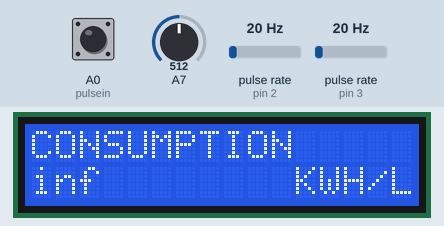
The sketch below on a simulated Arduino Nano, built with avr-gcc and run on an emulated ATmega328P. On the bench: 16×2 character LCD. Wiring (inferred from the names in the program): 2 × pulse sensor: data pin 2 / data pin 3. The test bench sets the inputs (shaded band); at power-on: pulse rate (sensors on pin 2, pin 3) 20 Hz, A7 = 512, A0 (pulsein) LOW. What the sketch prints to the serial monitor is not drawn.

Above: at 1.2 s.
1.3 s: pulse rate (sensor on pin 2) set to 50 Hz
At 2.8 s:
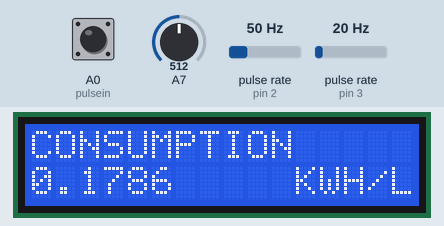
4.3 s: A7 set to 424
7.3 s: A7 set to 395
At 7.9 s:
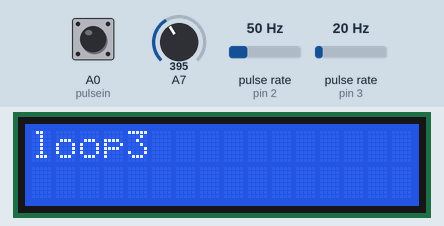
10.3 s: pulse rate (sensor on pin 2) set to 4 Hz
13.3 s: A7 set to 900
At 15.7 s:
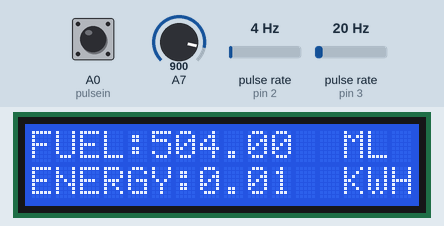
Timing chart, 0 to 15.1 s (numbered marks = the images above; inputs shaded):
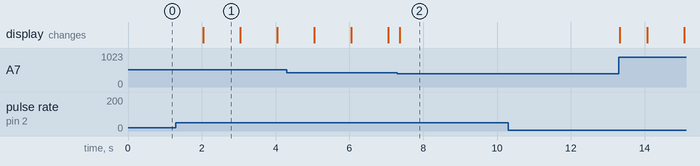

Measured:
- the behaviour switches between 410 and 409 on A7 (found by bisection; images 1 and 2)
- after the input at 1.3 s, the display: changes after 0.74 s (image 1)
- after the input at 7.3 s, the display: changes after 0.06 s (image 2)
- what the display in image 1 shows lasts 1.0 s, from 2.0 s to 3.0 s

The sketch:

EnergyFlowonLCDTrimmer.ino
```cpp
#include <LiquidCrystal.h>


float voltageSense;
float voltageValue;
const int rs = 12, en = 11, d4 = 7, d5 = 6, d6 = 5, d7 = 4;

LiquidCrystal lcd(rs, en, d4, d5, d6, d7);
byte sensorInterrupt1 = 0;  // 0 = digital pin 2
byte sensorInterrupt2 = 1;
float inLitre=0;

byte sensorPin1       = 2;
byte sensorPin2       = 3;
// The hall-effect flow sensor outputs approximately 4.5 pulses per second per
// litre/minute of flow.
float calibrationFactor1 = 5;
float calibrationFactor2 = 4.5;

volatile byte pulseCount1;
volatile byte pulseCount2;

float flowRate1;
unsigned int flowMilliLitres1;
unsigned long totalMilliLitres1;

unsigned long oldTime;

float flowRate2;
unsigned int flowMilliLitres2;
unsigned long totalMilliLitres2;

#define pulsein A0
unsigned int pulse_count=0;
float units=0.01;

 float watt_factor=0.3125;

int loopCounter=1;

void setup()
{
  Serial.begin(9600);
  // Initialize a serial connection for reporting values to the host
 lcd.begin(16, 2);
  pinMode(pulsein, INPUT);
  digitalWrite(pulsein, LOW);

 pinMode(A4, INPUT);

  pinMode(sensorPin1, INPUT);
  digitalWrite(sensorPin1, HIGH);
  pinMode(sensorPin2, INPUT);
  digitalWrite(sensorPin2, HIGH);

  pulseCount1        = 0;
  flowRate1          = 0.0;
  flowMilliLitres1   = 0;
  totalMilliLitres1  = 0;
  oldTime           = 0;

 pulseCount2        = 0;
  flowRate2          = 0.0;
  flowMilliLitres2   = 0;
  totalMilliLitres2  = 0;

  // The Hall-effect sensor is connected to pin 2 which uses interrupt 0.
  // Configured to trigger on a FALLING state change (transition from HIGH
  // state to LOW state)
  attachInterrupt(sensorInterrupt1, pulseCounter1, FALLING);
  attachInterrupt(sensorInterrupt2, pulseCounter2, FALLING);
}

/**
 * Main program loop
 */
void loop()
{
  voltageSense=analogRead(A7);
  voltageValue=voltageSense * (5.0 / 1023.0);
  Serial.print(voltageValue);
  Serial.print("\n");
  if(digitalRead(pulsein))
    {
           pulse_count++;
      delay(0);
      units=(watt_factor*pulse_count/1000);

    }
   if((millis() - oldTime) > 1000)   // Only process counters once per second
  {
    // Disable the interrupt while calculating flow rate and sending the value to
    // the host
    detachInterrupt(sensorInterrupt1);
    detachInterrupt(sensorInterrupt2);

    // Because this loop may not complete in exactly 1 second intervals we calculate
    // the number of milliseconds that have passed since the last execution and use
    // that to scale the output. We also apply the calibrationFactor to scale the output
    // based on the number of pulses per second per units of measure (litres/minute in
    // this case) coming from the sensor.
    flowRate1 = ((1000.0 / (millis() - oldTime)) * pulseCount1) / calibrationFactor1;
    flowRate2 = ((1000.0 / (millis() - oldTime)) * pulseCount2) / calibrationFactor2;

    // Note the time this processing pass was executed. Note that because we've
    // disabled interrupts the millis() function won't actually be incrementing right
    // at this point, but it will still return the value it was set to just before
    // interrupts went away.
    oldTime = millis();

    // Divide the flow rate in litres/minute by 60 to determine how many litres have
    // passed through the sensor in this 1 second interval, then multiply by 1000 to
    // convert to millilitres.
    flowMilliLitres1 = (flowRate1 / 60) * 1000;

    // Add the millilitres passed in this second to the cumulative total
    totalMilliLitres1 += flowMilliLitres1;

    unsigned int frac1;

    flowMilliLitres2 = (flowRate2 / 60) * 1000;

    // Add the millilitres passed in this second to the cumulative total
    totalMilliLitres2 += flowMilliLitres2;

    unsigned int frac2;

    // Print the flow rate for this second in litres / minute
    Serial.print("Flow rate1: ");
    Serial.print(int(flowRate1));  // Print the integer part of the variable
    Serial.print("L/min");
    Serial.print("\t Flow1: ");       // Print tab space
     Serial.print(totalMilliLitres1);
    Serial.println("mL");
    Serial.print("\t");
     Serial.print("Flow rate2: ");
    Serial.print(int(flowRate2));  // Print the integer part of the variable
    Serial.print("L/min");
    Serial.print("\t Flow 2:");       // Print tab space
 Serial.print(totalMilliLitres2);
    Serial.println("mL");
    Serial.print("Consumption: ");
    if((totalMilliLitres1-totalMilliLitres2)<40000000)
    inLitre=((totalMilliLitres1-totalMilliLitres2));
    Serial.print(totalMilliLitres1-totalMilliLitres2);
        Serial.print("\t \n");


    // Reset the pulse counter so we can start incrementing again
    pulseCount1 = 0;
    pulseCount2 = 0;

    // Enable the interrupt again now that we've finished sending output
    attachInterrupt(sensorInterrupt1, pulseCounter1, FALLING);
    attachInterrupt(sensorInterrupt2, pulseCounter2, FALLING);
  }

if((voltageValue<=5.0)&&(voltageValue>3.5))
loopdata1();
else if((voltageValue<=3.5)&&(voltageValue>2.0))
loopdata2();
else if((voltageValue<=2.0)&&(voltageValue>0.0))
loopdata3();
}

/*
Insterrupt Service Routine
 */
void pulseCounter1()
{
  // Increment the pulse counter
  pulseCount1++;

}
void pulseCounter2()
{
  // Increment the pulse counter

  pulseCount2++;
}

void loopdata1(){

lcd.setCursor(0, 0);
   lcd.print("FUEL:");
   lcd.setCursor(5, 0);
   lcd.print(inLitre);
   lcd.setCursor(11, 0);
   lcd.print("  ");
   lcd.setCursor(13, 0);
   lcd.print("ML ");
lcd.setCursor(0, 1);
   lcd.print("ENERGY:");
   lcd.setCursor(7, 1);
   lcd.print(units);
   lcd.setCursor(13, 1);
   lcd.print("KWH");/*


   */
  }


void loopdata2(){
  lcd.clear();
  lcd.setCursor(0, 0);
   lcd.print("CONSUMPTION");
   lcd.setCursor(0, 1);
   lcd.print((units/(inLitre/1000)),4);
lcd.setCursor(11, 1);
   lcd.print("KWH/L"); }

   void loopdata3(){
    lcd.clear();
    lcd.setCursor(0, 0);
   lcd.print("loop3");
   lcd.setCursor(6, 0);/*
   lcd.print(units/(inLitre/1000));
lcd.setCursor(11, 0);
   lcd.print("KWH/L");} */
}
```
